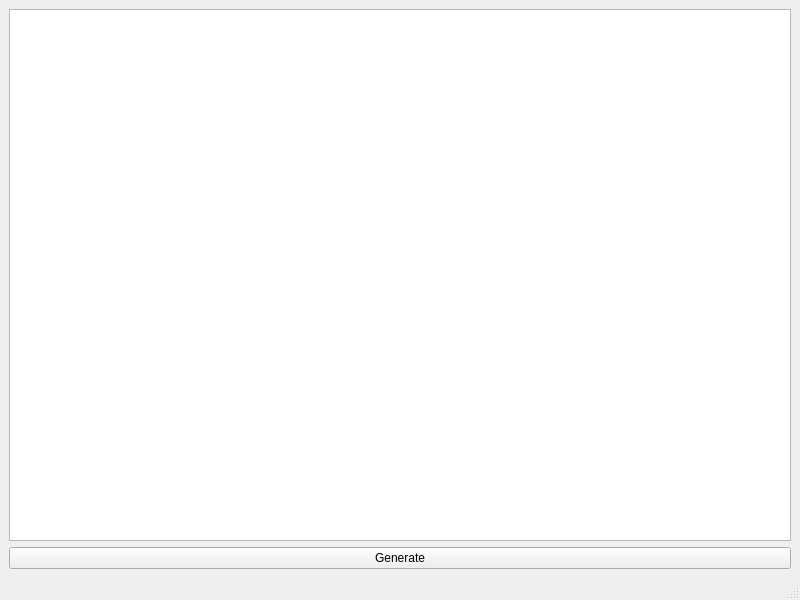
<?xml version="1.0" encoding="UTF-8"?>
<ui version="4.0">
 <class>MainWindow</class>
 <widget class="QMainWindow" name="MainWindow">
  <property name="geometry">
   <rect>
    <x>0</x>
    <y>0</y>
    <width>800</width>
    <height>600</height>
   </rect>
  </property>
  <property name="windowTitle">
   <string>MainWindow</string>
  </property>
  <widget class="QWidget" name="centralwidget">
   <layout class="QHBoxLayout" name="horizontalLayout">
    <item>
     <layout class="QVBoxLayout" name="verticalLayout">
      <item>
       <widget class="QTextEdit" name="textEdit"/>
      </item>
      <item>
       <widget class="QPushButton" name="pushButton">
        <property name="text">
         <string>Generate</string>
        </property>
       </widget>
      </item>
     </layout>
    </item>
   </layout>
  </widget>
  <widget class="QMenuBar" name="menubar">
   <property name="geometry">
    <rect>
     <x>0</x>
     <y>0</y>
     <width>800</width>
     <height>22</height>
    </rect>
   </property>
  </widget>
  <widget class="QStatusBar" name="statusbar"/>
 </widget>
 <resources/>
 <connections/>
</ui>
